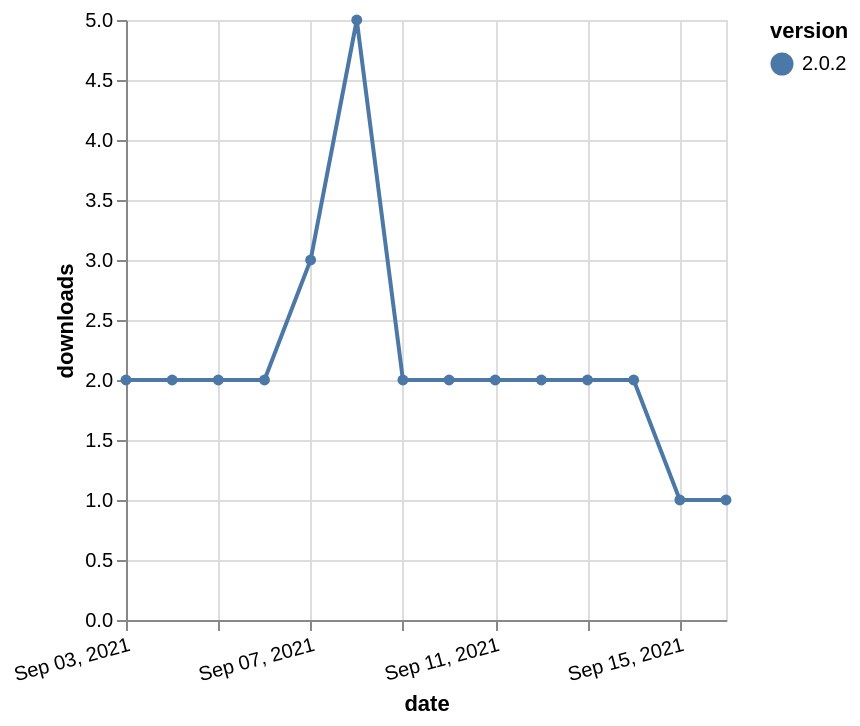

Here is the Vega-Lite specification saved for this chart:
### Vega-Lite specification from a JSON file in a GitHub repository (floating-point values rounded to 4 significant figures)
{"$schema": "https://vega.github.io/schema/vega-lite/v5.json", "description": "A simple bar chart with embedded data.", "data": {"values": [{"date": "2021-09-03", "total": 1904, "delta": 2, "version": "2.0.2"}, {"date": "2021-09-04", "total": 1906, "delta": 2, "version": "2.0.2"}, {"date": "2021-09-05", "total": 1908, "delta": 2, "version": "2.0.2"}, {"date": "2021-09-06", "total": 1910, "delta": 2, "version": "2.0.2"}, {"date": "2021-09-07", "total": 1913, "delta": 3, "version": "2.0.2"}, {"date": "2021-09-08", "total": 1918, "delta": 5, "version": "2.0.2"}, {"date": "2021-09-09", "total": 1920, "delta": 2, "version": "2.0.2"}, {"date": "2021-09-10", "total": 1922, "delta": 2, "version": "2.0.2"}, {"date": "2021-09-11", "total": 1924, "delta": 2, "version": "2.0.2"}, {"date": "2021-09-12", "total": 1926, "delta": 2, "version": "2.0.2"}, {"date": "2021-09-13", "total": 1928, "delta": 2, "version": "2.0.2"}, {"date": "2021-09-14", "total": 1930, "delta": 2, "version": "2.0.2"}, {"date": "2021-09-15", "total": 1931, "delta": 1, "version": "2.0.2"}, {"date": "2021-09-16", "total": 1932, "delta": 1, "version": "2.0.2"}]}, "width": "container", "mark": {"type": "line", "point": {"filled": true}}, "encoding": {"x": {"field": "date", "type": "temporal", "timeUnit": "yearmonthdate", "title": "date", "axis": {"labelAngle": -15}}, "y": {"field": "delta", "type": "quantitative", "title": "downloads"}, "color": {"field": "version", "type": "nominal"}, "tooltip": {"field": "delta"}}}
